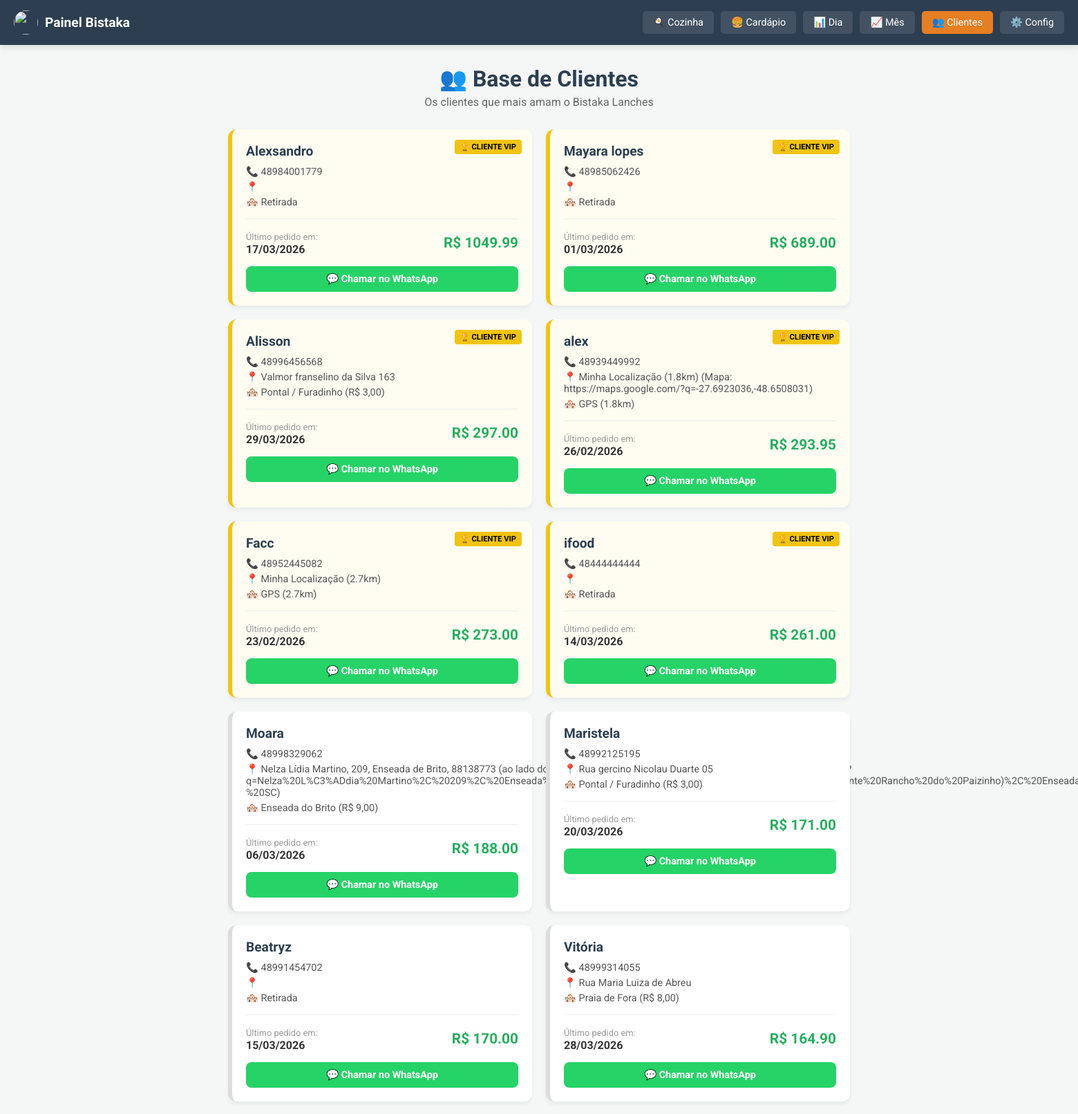
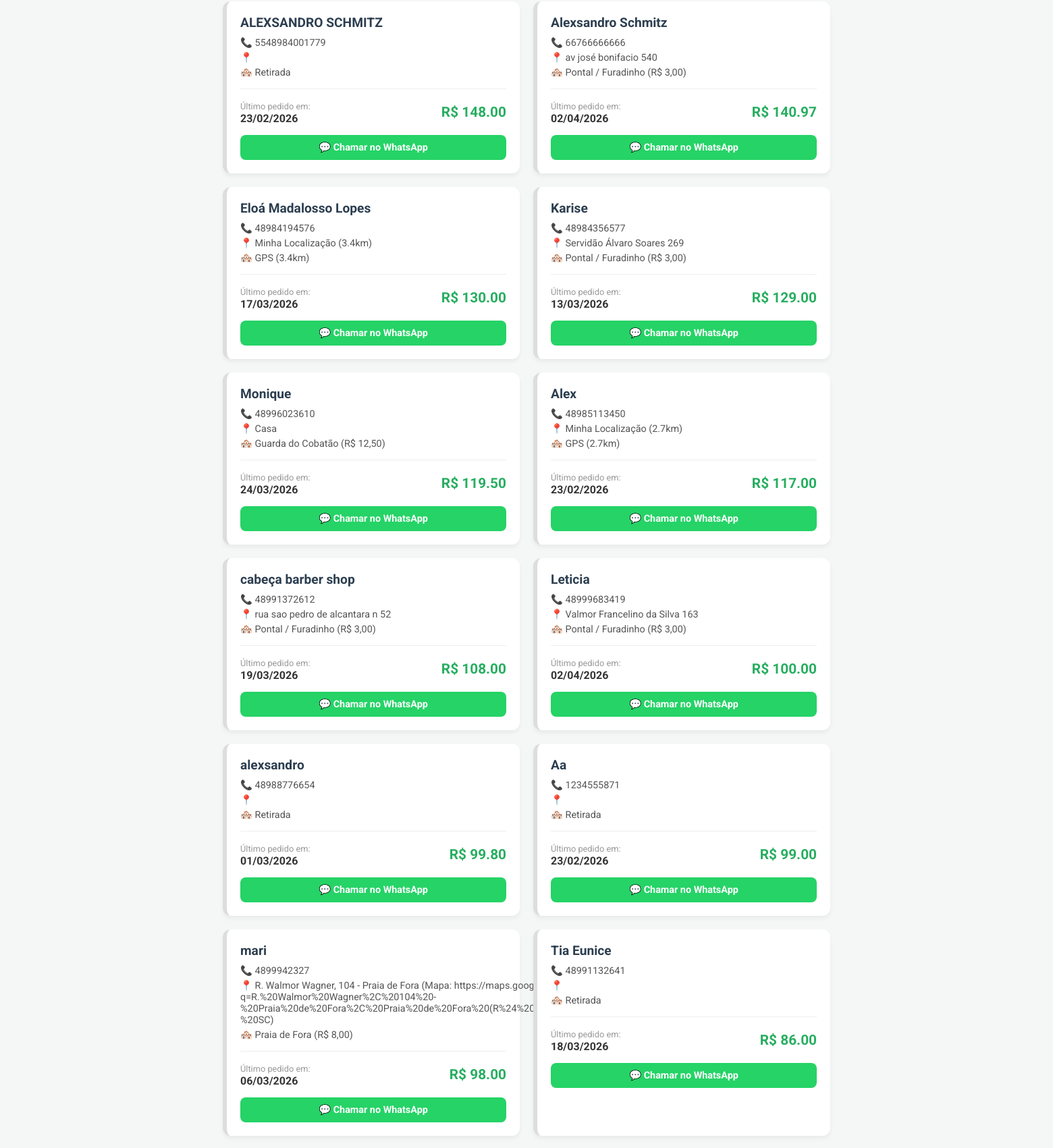
Page /admin/clientes (signed in, upper part) on the committed database (2 pictures, top to bottom).
### tables this page shows
CREATE TABLE clientes (
                telefone TEXT PRIMARY KEY,
                nome TEXT,
                endereco TEXT,
                bairro TEXT,
                primeiro_pedido DATETIME,
                ultimo_pedido DATETIME,
                total_gasto REAL DEFAULT 0
            );

### app.py (the view)
@app.route('/admin/clientes')
def lista_clientes():
    if not session.get('logged_in'): return redirect(url_for('login'))
    conn = get_db_connection()
    cursor = conn.execute('SELECT * FROM clientes ORDER BY total_gasto DESC')
    clientes = cursor.fetchall()
    conn.close()
    return render_template('clientes.html', clientes=clientes)

### app.py (called while the page is built)
def get_db_connection():
    conn = sqlite3.connect(DB_FILE)
    conn.row_factory = sqlite3.Row
    return conn

### templates/clientes.html (shortened to what this page needs)
<!DOCTYPE html>
<html lang="pt-br">
<head>
</head>
<body>
    <nav class="admin-navbar">
        <div class="brand">
            <img src="/static/uploads/logo.png" style="height: 35px; width: 35px; border-radius: 50%; object-fit: cover;">
            Painel Bistaka
        </div>
        <div class="nav-links">
            <a href="/admin/dashboard">🍳 Cozinha</a>
            <a href="/admin">🍔 Cardápio</a>
            <a href="/admin/relatorio">📊 Dia</a>
            <a href="/admin/relatorio_mensal">📈 Mês</a>
            <a href="/admin/clientes" style="background: #e67e22;">👥 Clientes</a>
            <a href="/admin/configuracoes">⚙️ Config</a>
        </div>
    </nav>
    <div class="container">
        <div class="header-section">
            <h1>👥 Base de Clientes</h1>
            <p>Os clientes que mais amam o Bistaka Lanches</p>
        </div>
        <div class="clientes-grid">
            {% for c in clientes %}
            <div class="cliente-card {% if c.total_gasto > 200 %}vip{% endif %}">
                {% if c.total_gasto > 200 %}
                    <span class="vip-badge">🏆 CLIENTE VIP</span>
                {% endif %}
                <span class="cliente-nome">{{ c.nome }}</span>
                <div class="cliente-info">📞 {{ c.telefone }}</div>
                <div class="cliente-info">📍 {{ c.endereco }}</div>
                <div class="cliente-info">🏘️ {{ c.bairro }}</div>
                <div class="gasto-total">
                    <div>
                        <span class="data-label">Último pedido em:</span><br>
                        <strong>{{ c.ultimo_pedido[8:10] }}/{{ c.ultimo_pedido[5:7] }}/{{ c.ultimo_pedido[0:4] }}</strong>
                    </div>
                    <div class="gasto-valor">R$ {{ "%.2f"|format(c.total_gasto) }}</div>
                </div>
                <a href="https://wa.me/55{{ c.telefone|replace('(', '')|replace(')', '')|replace('-', '')|replace(' ', '') }}"
                   target="_blank"
                   style="display: block; text-align: center; margin-top: 15px; padding: 10px; background: #25d366; color: white; text-decoration: none; border-radius: 8px; font-weight: bold; font-size: 0.9rem;">
                   💬 Chamar no WhatsApp
                </a>
            </div>
            {% endfor %}
        </div>
    </div>
</body>
</html>

### templates/clientes.html (style rules this page uses)
:root { --primary: #2c3e50; --accent: #27ae60; --gold: #f1c40f; --light: #f4f7f6; }
body { font-family: 'Roboto', sans-serif; background: var(--light); margin: 0; padding: 0; color: #333; }
.admin-navbar { background: var(--primary); color: white; padding: 15px 20px; display: flex; justify-content: space-between; align-items: center; box-shadow: 0 4px 10px rgba(0,0,0,0.1); flex-wrap: wrap; gap: 10px; }
.admin-navbar .brand { font-weight: bold; font-size: 1.2rem; display: flex; align-items: center; gap: 10px; }
.admin-navbar .nav-links { display: flex; gap: 10px; flex-wrap: wrap; }
.admin-navbar a { color: white; text-decoration: none; padding: 8px 15px; border-radius: 5px; background: rgba(255,255,255,0.1); transition: background 0.2s; font-size: 0.9rem; }
.container { max-width: 900px; margin: 30px auto; padding: 0 20px; }
.header-section { text-align: center; margin-bottom: 30px; }
.header-section h1 { margin: 0; color: var(--primary); font-size: 2rem; }
.header-section p { color: #666; margin-top: 5px; }
.clientes-grid { display: grid; grid-template-columns: repeat(auto-fill, minmax(300px, 1fr)); gap: 20px; }
.cliente-card { background: white; border-radius: 12px; padding: 20px; box-shadow: 0 4px 6px rgba(0,0,0,0.05); border-left: 6px solid #ddd; position: relative; transition: transform 0.2s; }
.cliente-card.vip { border-left-color: var(--gold); background: #fffdf2; }
.vip-badge { position: absolute; top: 15px; right: 15px; background: var(--gold); color: #000; font-size: 0.7rem; font-weight: bold; padding: 4px 8px; border-radius: 4px; }
.cliente-nome { font-size: 1.2rem; font-weight: bold; color: var(--primary); margin: 0 0 10px 0; display: block; }
.cliente-info { font-size: 0.9rem; color: #555; margin-bottom: 5px; display: flex; align-items: center; gap: 8px; }
.gasto-total { margin-top: 15px; padding-top: 15px; border-top: 1px solid #eee; display: flex; justify-content: space-between; align-items: center; }
.gasto-valor { font-size: 1.3rem; font-weight: bold; color: var(--accent); }
.data-label { font-size: 0.8rem; color: #999; }

### rows in the picture
clientes: shows "🏆 CLIENTE VIP", nome "Alexsandro", telefone "48984001779", bairro "Retirada", ultimo_pedido "17", ultimo_pedido "03", ultimo_pedido "2026", total_gasto "1049.99"
clientes: shows "🏆 CLIENTE VIP", nome "Mayara lopes", telefone "48985062426", bairro "Retirada", ultimo_pedido "01", ultimo_pedido "03", ultimo_pedido "2026", total_gasto "689.00"
clientes: shows "🏆 CLIENTE VIP", nome "Alisson", telefone "48996456568", endereco "Valmor franselino da Silva 163", bairro "Pontal / Furadinho (R$ 3,00)", ultimo_pedido "29", ultimo_pedido "03", ultimo_pedido "2026", total_gasto "297.00"
clientes: shows "🏆 CLIENTE VIP", nome "alex", telefone "48939449992", endereco "Minha Localização (1.8km) (Mapa: https://maps.google.com/?q=-27.6923036,-48.6508031)", bairro "GPS (1.8km)", ultimo_pedido "26", ultimo_pedido "02", ultimo_pedido "2026", total_gasto "293.95"
clientes: shows "🏆 CLIENTE VIP", nome "Facc", telefone "48952445082", endereco "Minha Localização (2.7km)", bairro "GPS (2.7km)", ultimo_pedido "23", ultimo_pedido "02", ultimo_pedido "2026", total_gasto "273.00"
clientes: shows "🏆 CLIENTE VIP", nome "ifood", telefone "48444444444", bairro "Retirada", ultimo_pedido "14", ultimo_pedido "03", ultimo_pedido "2026", total_gasto "261.00"
clientes: nome "Moara", telefone "48998329062", endereco "Nelza Lídia Martino, 209, Enseada de Brito, 88138773 (ao lado do…", bairro "Enseada do Brito (R$ 9,00)", ultimo_pedido "06", ultimo_pedido "03", ultimo_pedido "2026", total_gasto "188.00"
clientes: nome "Maristela", telefone "48992125195", endereco "Rua gercino Nicolau Duarte 05", bairro "Pontal / Furadinho (R$ 3,00)", ultimo_pedido "20", ultimo_pedido "03", ultimo_pedido "2026", total_gasto "171.00"
clientes: nome "Beatryz", telefone "48991454702", bairro "Retirada", ultimo_pedido "15", ultimo_pedido "03", ultimo_pedido "2026", total_gasto "170.00"
clientes: nome "Vitória", telefone "48999314055", endereco "Rua Maria Luiza de Abreu", bairro "Praia de Fora (R$ 8,00)", ultimo_pedido "28", ultimo_pedido "03", ultimo_pedido "2026", total_gasto "164.90"
clientes: nome "ALEXSANDRO SCHMITZ", telefone "5548984001779", bairro "Retirada", ultimo_pedido "23", ultimo_pedido "02", ultimo_pedido "2026", total_gasto "148.00"
clientes: nome "Alexsandro Schmitz", telefone "66766666666", endereco "av josé bonifacio 540", bairro "Pontal / Furadinho (R$ 3,00)", ultimo_pedido "02", ultimo_pedido "04", ultimo_pedido "2026", total_gasto "140.97"
clientes: nome "Eloá Madalosso Lopes", telefone "48984194576", endereco "Minha Localização (3.4km)", bairro "GPS (3.4km)", ultimo_pedido "17", ultimo_pedido "03", ultimo_pedido "2026", total_gasto "130.00"
clientes: nome "Karise", telefone "48984356577", endereco "Servidão Álvaro Soares 269", bairro "Pontal / Furadinho (R$ 3,00)", ultimo_pedido "13", ultimo_pedido "03", ultimo_pedido "2026", total_gasto "129.00"
clientes: nome "Monique", telefone "48996023610", endereco "Casa", bairro "Guarda do Cobatão (R$ 12,50)", ultimo_pedido "24", ultimo_pedido "03", ultimo_pedido "2026", total_gasto "119.50"
clientes: nome "Alex", telefone "48985113450", endereco "Minha Localização (2.7km)", bairro "GPS (2.7km)", ultimo_pedido "23", ultimo_pedido "02", ultimo_pedido "2026", total_gasto "117.00"
clientes: nome "cabeça barber shop", telefone "48991372612", endereco "rua sao pedro de alcantara n 52", bairro "Pontal / Furadinho (R$ 3,00)", ultimo_pedido "19", ultimo_pedido "03", ultimo_pedido "2026", total_gasto "108.00"
clientes: nome "Leticia", telefone "48999683419", endereco "Valmor Francelino da Silva 163", bairro "Pontal / Furadinho (R$ 3,00)", ultimo_pedido "02", ultimo_pedido "04", ultimo_pedido "2026", total_gasto "100.00"
clientes: nome "alexsandro", telefone "48988776654", bairro "Retirada", ultimo_pedido "01", ultimo_pedido "03", ultimo_pedido "2026", total_gasto "99.80"
clientes: nome "Aa", telefone "1234555871", bairro "Retirada", ultimo_pedido "23", ultimo_pedido "02", ultimo_pedido "2026", total_gasto "99.00"
clientes: nome "mari", telefone "4899942327", endereco "R. Walmor Wagner, 104 - Praia de Fora (Mapa: https://maps.google.com/?q=R.%20Walmor%20Wagner%2C%20104%20-%20Praia%20de%20Fora%2C%20Praia%20de%20Fora%20(R%24%208%2C00)%2C%20Palho%C3%A7a%20-%20SC)", bairro "Praia de Fora (R$ 8,00)", ultimo_pedido "06", ultimo_pedido "03", ultimo_pedido "2026", total_gasto "98.00"
clientes: nome "Tia Eunice", telefone "48991132641", bairro "Retirada", ultimo_pedido "18", ultimo_pedido "03", ultimo_pedido "2026", total_gasto "86.00"
